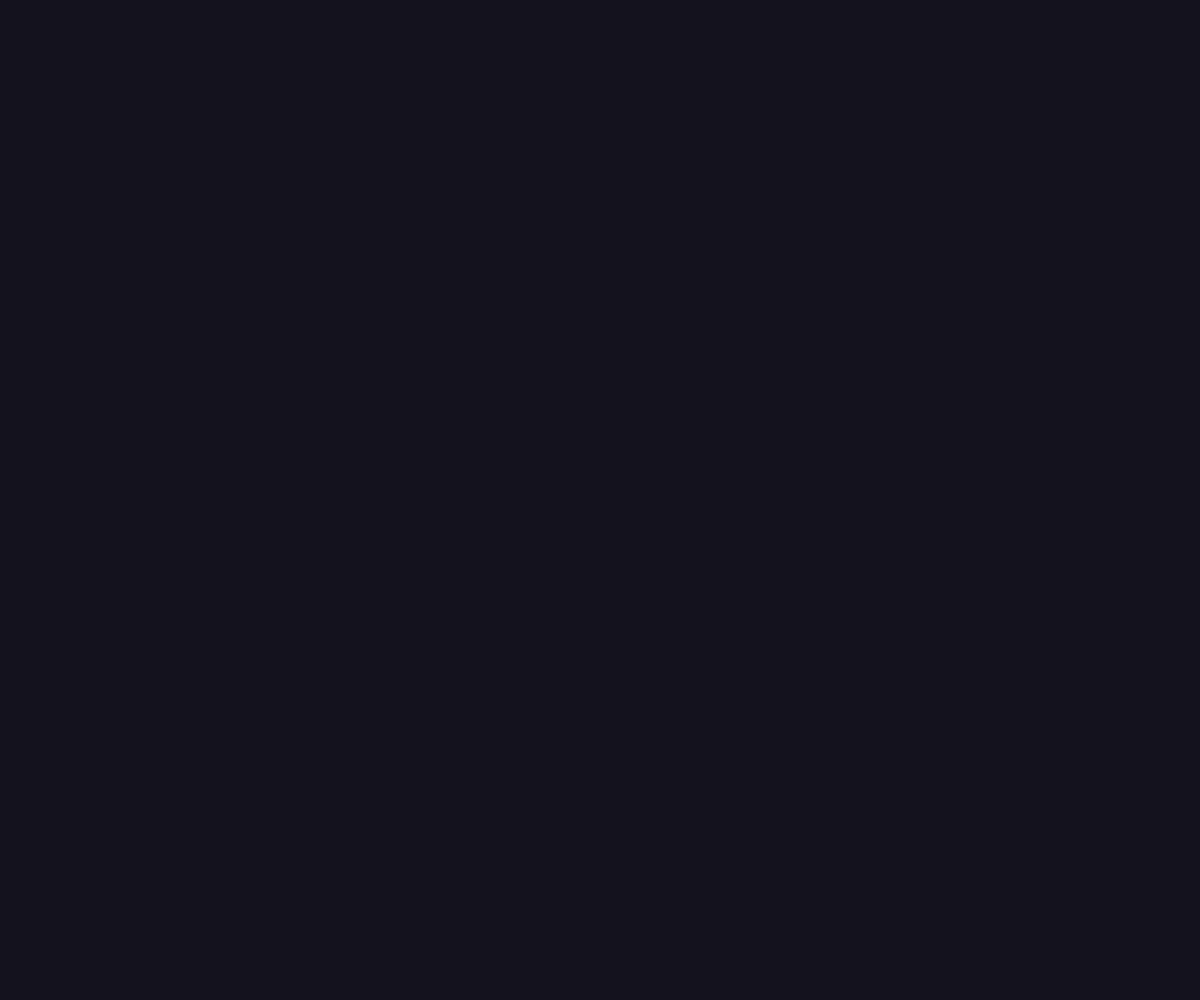
Frame 1 (no input)
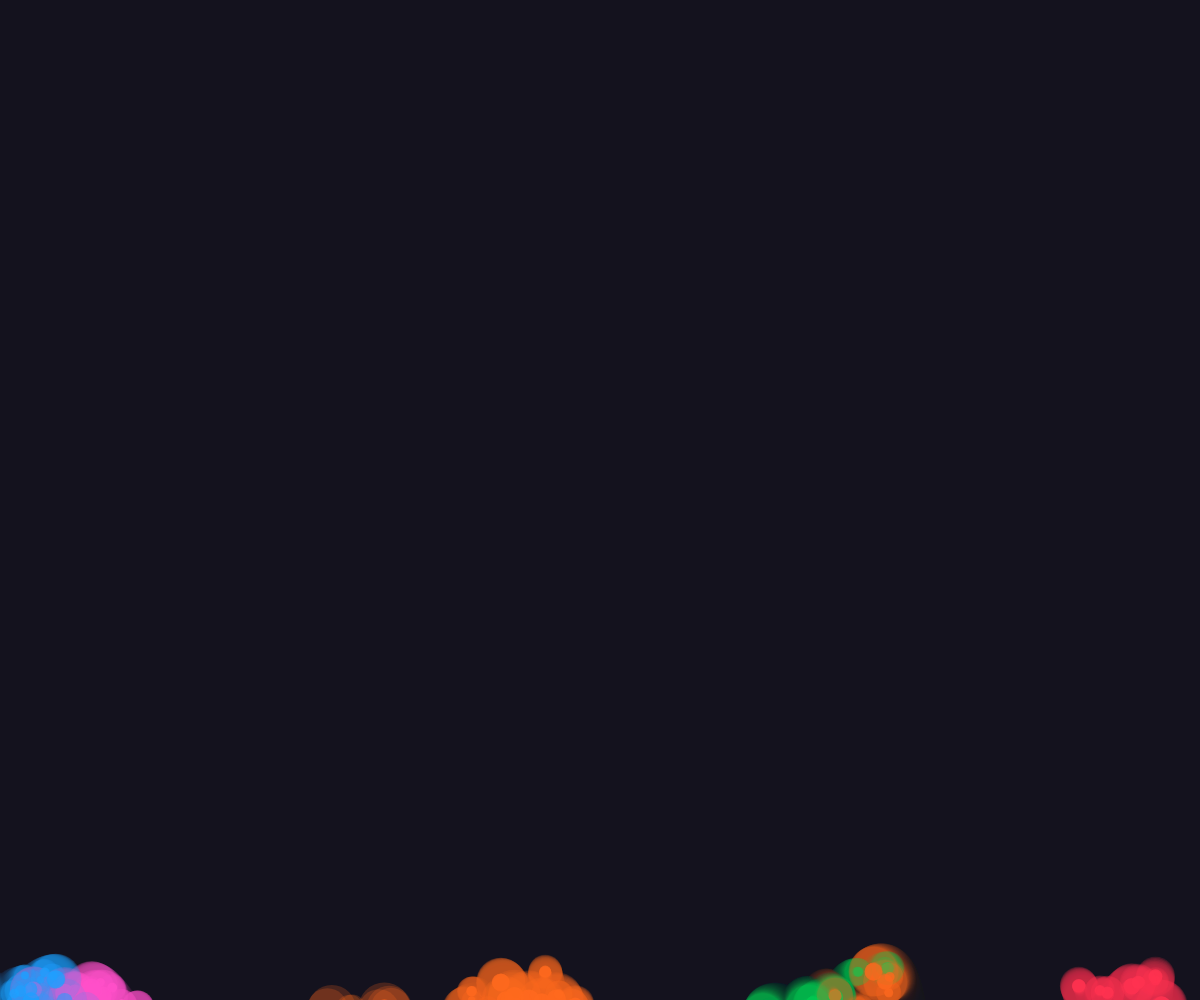
Frame 60 (no input)
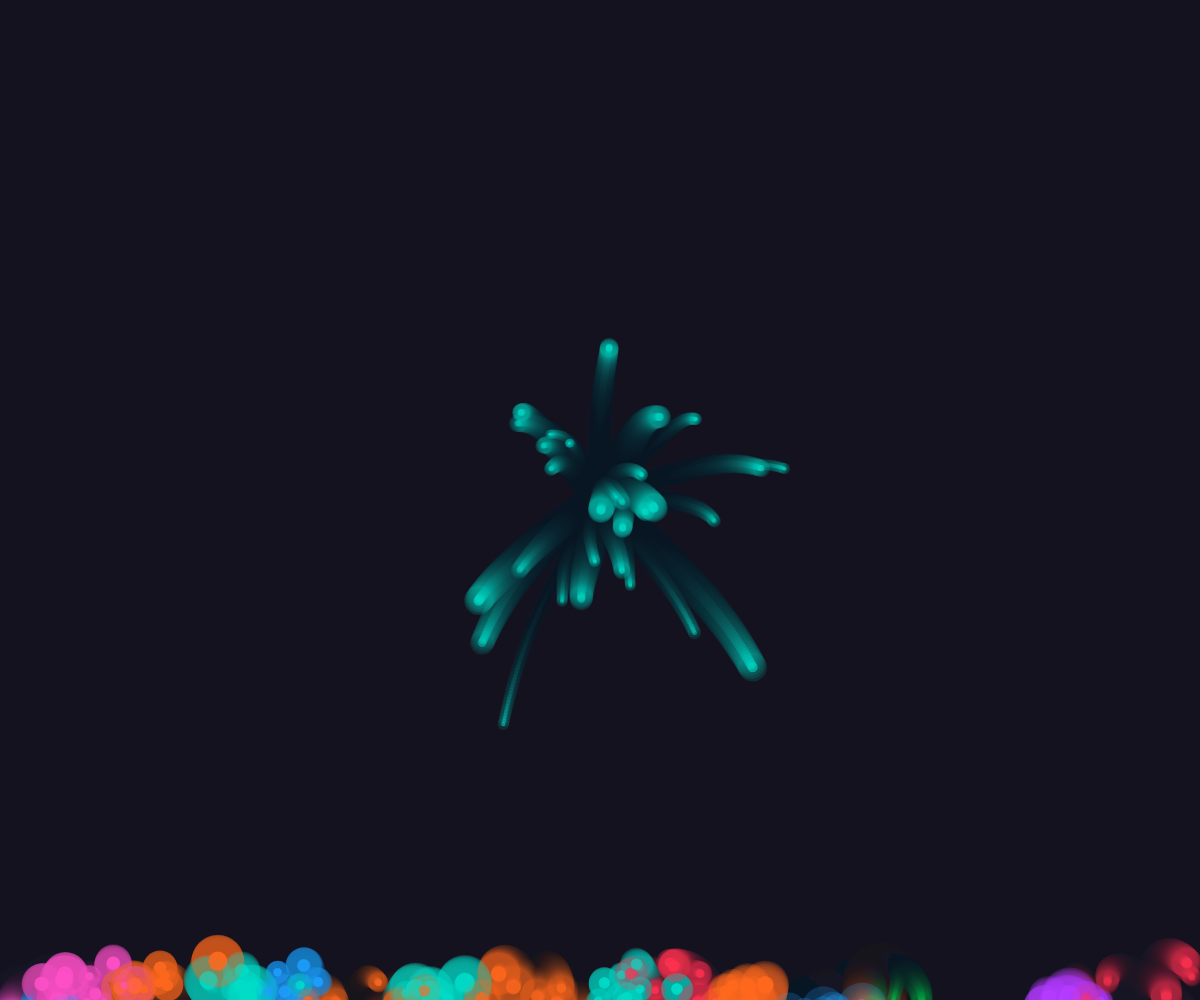
Frame 120 (the mouse pressed at the canvas centre since frame 60)

The p5.js sketch that drew these frames (run headless with seeded random() and noise() and a simulated clock; from frame 60 on, the mouse is pressed at the canvas centre):

// p5.js sketch
// ── sketch.js
/* ============================================================
   Holi – Festival of Colors  (p5.js)
   ----------------------------------------------------------
   • Click / drag   → shoot a stream of colored powder
   • Press any key   → radial color burst from center
   • Automatic gulal clouds float up from the bottom
   ============================================================ */

// ---------- palette: traditional Holi gulal colors ----------
const HOLI_COLORS = [
  [255, 50, 80],   // red / kumkum
  [255, 105, 30],  // orange
  [255, 200, 0],   // yellow / haldi
  [0, 200, 80],    // green
  [30, 160, 255],  // blue
  [180, 60, 255],  // purple
  [255, 80, 200],  // magenta / pink
  [0, 220, 200],   // teal
];

let particles = [];
let splashes  = [];          // permanent color stains on the ground
let gulalTimer = 0;

// -------------------- setup --------------------------------
function setup() {
  createCanvas(windowWidth, windowHeight);
  background(20, 18, 30);
  colorMode(RGB, 255, 255, 255, 255);
  noStroke();
}

// -------------------- draw ---------------------------------
function draw() {
  // semi-transparent overlay to let trails linger
  background(20, 18, 30, 18);

  // draw permanent splashes first
  for (let s of splashes) {
    fill(s.r, s.g, s.b, s.a);
    ellipse(s.x, s.y, s.size);
  }

  // auto-gulal clouds from the bottom
  gulalTimer++;
  if (gulalTimer % 6 === 0) {
    spawnGulalCloud(random(width), height + 10, 8);
  }

  // update & draw particles
  for (let i = particles.length - 1; i >= 0; i--) {
    let p = particles[i];
    p.update();
    p.display();
    if (p.isDead()) {
      // leave a faint splash
      if (random() < 0.5) {
        splashes.push({
          x: p.pos.x, y: p.pos.y,
          r: p.col[0], g: p.col[1], b: p.col[2],
          a: random(15, 40),
          size: random(p.radius * 0.5, p.radius * 1.5),
        });
      }
      particles.splice(i, 1);
    }
  }

  // cap arrays to keep performance steady
  if (particles.length > 4000) particles.splice(0, particles.length - 4000);
  if (splashes.length  > 6000) splashes.splice(0, splashes.length - 6000);
}

// -------------------- interactions -------------------------

function mouseDragged() {
  shootColor(mouseX, mouseY, 12);
}

function mousePressed() {
  shootColor(mouseX, mouseY, 30);
}

function keyPressed() {
  radialBurst(width / 2, height / 2, 200);
}

function windowResized() {
  resizeCanvas(windowWidth, windowHeight);
}

// -------------------- particle helpers ---------------------

function shootColor(x, y, count) {
  let col = random(HOLI_COLORS);
  for (let i = 0; i < count; i++) {
    let angle = random(TWO_PI);
    let speed = random(1, 6);
    let vel = p5.Vector.fromAngle(angle).mult(speed);
    particles.push(new Particle(x, y, vel, col));
  }
}

function radialBurst(cx, cy, count) {
  for (let i = 0; i < count; i++) {
    let col   = random(HOLI_COLORS);
    let angle = random(TWO_PI);
    let speed = random(3, 12);
    let vel   = p5.Vector.fromAngle(angle).mult(speed);
    particles.push(new Particle(cx, cy, vel, col, random(6, 18)));
  }
}

function spawnGulalCloud(x, y, count) {
  let col = random(HOLI_COLORS);
  for (let i = 0; i < count; i++) {
    let vel = createVector(random(-1, 1), random(-2.5, -0.5));
    particles.push(new Particle(x + random(-40, 40), y, vel, col, random(8, 22), random(120, 220)));
  }
}

// ==================== Particle class =======================
class Particle {
  constructor(x, y, vel, col, radius, life) {
    this.pos    = createVector(x, y);
    this.vel    = vel.copy();
    this.acc    = createVector(0, 0);
    this.col    = col;
    this.radius = radius || random(4, 14);
    this.life   = life   || random(80, 200);
    this.maxLife = this.life;
    this.drag   = random(0.96, 0.99);
    this.wobble = random(1000);
  }

  update() {
    // slight gravity
    this.acc.y += 0.03;
    // horizontal wobble (wind)
    this.acc.x += sin(frameCount * 0.05 + this.wobble) * 0.02;

    this.vel.add(this.acc);
    this.vel.mult(this.drag);
    this.pos.add(this.vel);
    this.acc.set(0, 0);
    this.life--;
  }

  display() {
    let alpha = map(this.life, 0, this.maxLife, 0, 220);
    let r = this.radius * map(this.life, 0, this.maxLife, 0.3, 1);

    // soft glow layer
    fill(this.col[0], this.col[1], this.col[2], alpha * 0.25);
    ellipse(this.pos.x, this.pos.y, r * 2.8);

    // core
    fill(this.col[0], this.col[1], this.col[2], alpha);
    ellipse(this.pos.x, this.pos.y, r);
  }

  isDead() {
    return this.life <= 0;
  }
}

// ── style.css
* {
  margin: 0;
  padding: 0;
  box-sizing: border-box;
  overflow: hidden;
}

body {
  background: #14121e;
}

canvas {
  display: block;
}

#banner {
  position: fixed;
  top: 0;
  left: 0;
  width: 100%;
  text-align: center;
  padding: 18px 12px 14px;
  z-index: 10;
  pointer-events: none;
  background: linear-gradient(180deg, rgba(20,18,30,.85) 60%, transparent);
}

#banner h1 {
  font-family: 'Segoe UI', Tahoma, Geneva, Verdana, sans-serif;
  font-size: 2.6rem;
  font-weight: 800;
  background: linear-gradient(90deg, #ff3252, #ffb800, #00d060, #1ea0ff, #b83cff, #ff50c8);
  background-size: 300% 100%;
  -webkit-background-clip: text;
  -webkit-text-fill-color: transparent;
  background-clip: text;
  animation: hueShift 4s ease-in-out infinite;
}

#banner p {
  font-family: 'Segoe UI', Tahoma, Geneva, Verdana, sans-serif;
  font-size: 0.95rem;
  color: rgba(255,255,255,.55);
  margin-top: 4px;
}

@keyframes hueShift {
  0%   { background-position: 0%   50%; }
  50%  { background-position: 100% 50%; }
  100% { background-position: 0%   50%; }
}
